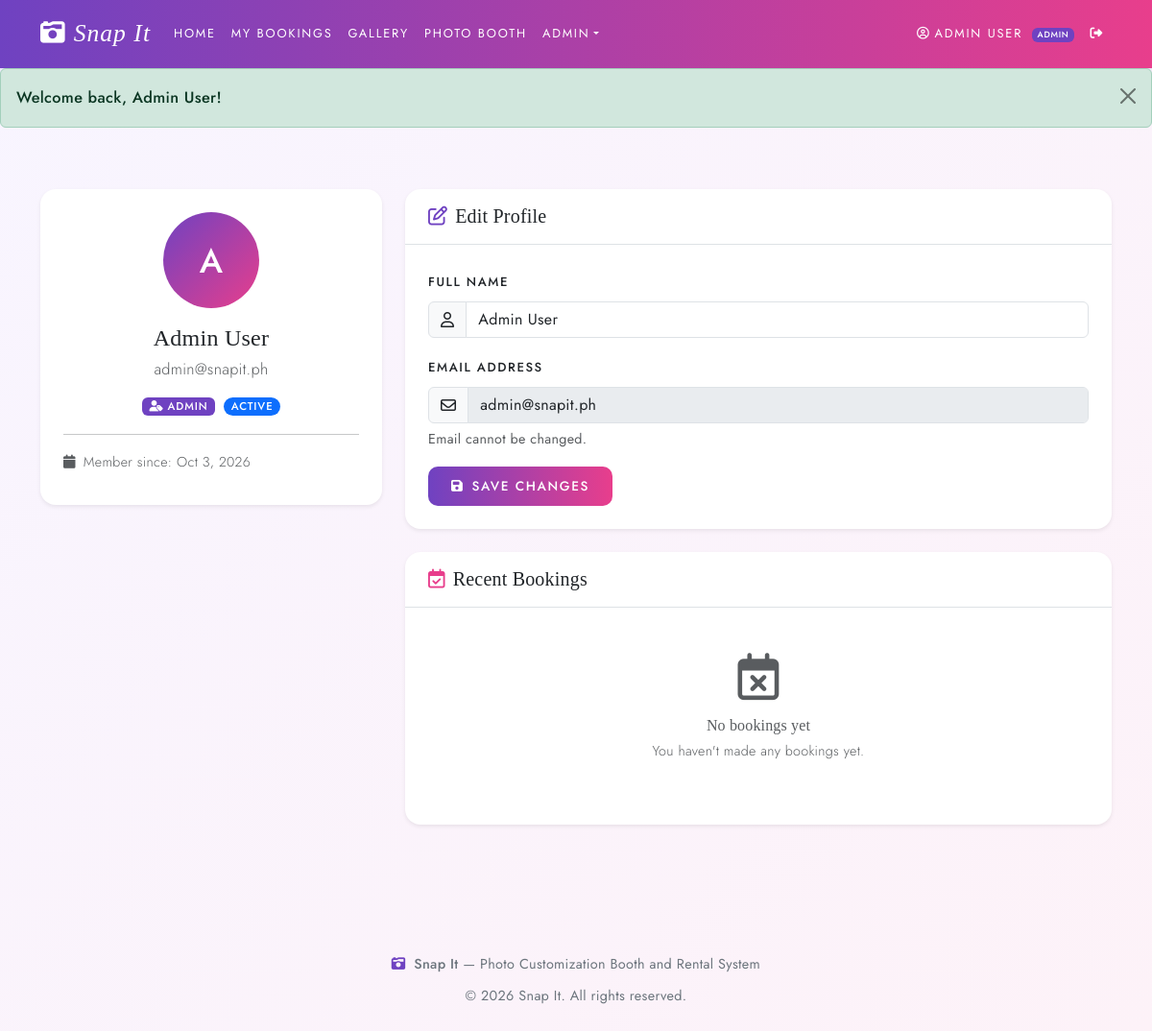
Page /users/profile.php (signed in) on the committed database.
### tables this page shows
CREATE TABLE IF NOT EXISTS users (
    user_id INT PRIMARY KEY AUTO_INCREMENT,
    name VARCHAR(150) NOT NULL,
    email VARCHAR(150) NOT NULL UNIQUE,
    password VARCHAR(255) NOT NULL,
    role ENUM('customer','staff','admin') NOT NULL DEFAULT 'customer',
    status ENUM('active','inactive') NOT NULL DEFAULT 'active',
    created_at DATETIME NOT NULL DEFAULT CURRENT_TIMESTAMP
);

### includes/functions.php (called while the page is built, shortened)
<?php
function e($str) {
    return htmlspecialchars((string)$str, ENT_QUOTES, 'UTF-8');
}
function status_badge_class($status) {
    $map = [
        'pending' => 'bg-warning text-dark',
        'confirmed' => 'bg-info text-dark',
        'paid' => 'bg-success',
        'completed' => 'bg-secondary',
        'cancelled' => 'bg-danger',
        'active' => 'bg-primary',
        'inactive' => 'bg-secondary',
        'printed' => 'bg-success',
        'error' => 'bg-danger',
    ];
    return $map[strtolower($status)] ?? 'bg-secondary';
}
function format_date($dateStr, $withTime = false) {
    $ts = strtotime($dateStr);
    return date('M j, Y', $ts);
}
function site_base() {
    static $base = null;
    if ($base !== null) return $base;
    $script = str_replace('\\', '/', $_SERVER['SCRIPT_NAME']);
    $needle = '/snapit/';
    $pos = strpos($script, $needle);
    if ($pos === false) {
        $base = rtrim(dirname($script), '/');
    } else {
        $base = substr($script, 0, $pos) . '/snapit';
    }
    return $base;
}
function site_url($path = '') {
    $b = site_base();
    if ($path === '') return $b . '/';
    $path = ltrim($path, '/');
    return $b . '/' . $path;
}

### users/profile.php (the view, shortened to what this page needs)
<?php
require_once __DIR__ . '/../includes/functions.php';
require_once __DIR__ . '/../includes/config.php';
$user_id = $_SESSION['user_id'];
$user_stmt = mysqli_prepare($conn, "SELECT user_id, name, email, role, status, created_at FROM users WHERE user_id = ? LIMIT 1");
mysqli_stmt_bind_param($user_stmt, 'i', $user_id);
mysqli_stmt_execute($user_stmt);
$user_result = mysqli_stmt_get_result($user_stmt);
$user = mysqli_fetch_assoc($user_result);
$bookings_stmt = mysqli_prepare($conn, "SELECT b.booking_id, b.event_name, b.event_date, b.start_time, b.duration_hours, b.total_amount, b.status, b.created_at, p.name AS package_name
    FROM bookings b
    LEFT JOIN packages p ON b.package_id = p.package_id
    WHERE b.user_id = ?
    ORDER BY b.created_at DESC
    LIMIT 10");
mysqli_stmt_bind_param($bookings_stmt, 'i', $user_id);
mysqli_stmt_execute($bookings_stmt);
$bookings_result = mysqli_stmt_get_result($bookings_stmt);
require __DIR__ . '/../includes/header.php';
require __DIR__ . '/../includes/alert.php';
?>
<div class="container py-5">
    <div class="row g-4">
        <div class="col-lg-4">
            <div class="card shadow-sm border-0 mb-4">
                <div class="card-body text-center p-4">
                    <div class="mb-3">
                        <div class="avatar-circle mx-auto mb-3 d-flex align-items-center justify-content-center text-white fw-bold"
                            style="width:100px;height:100px;border-radius:50%;background:linear-gradient(135deg,#6f42c1,#e83e8c);font-size:2.2rem">
                            <?= e(strtoupper(substr($user['name'], 0, 1))) ?>
                        </div>
                        <h4 class="fw-bold mb-1"><?= e($user['name']) ?></h4>
                        <p class="text-muted mb-2"><?= e($user['email']) ?></p>
                        <span class="badge badge-snapit"><i class="fa-solid fa-user-tag me-1"></i><?= e(ucfirst($user['role'])) ?></span>
                        <span class="badge rounded-pill ms-1 <?= e(status_badge_class($user['status'])) ?>"><?= e(ucfirst($user['status'])) ?></span>
                    </div>
                    <hr>
                    <div class="text-start small text-muted mt-3">
                        <div class="mb-2"><i class="fa-solid fa-calendar me-2"></i>Member since: <?= e(format_date($user['created_at'])) ?></div>
                    </div>
                </div>
            </div>
        </div>
        <div class="col-lg-8">
            <div class="card shadow-sm border-0 mb-4">
                <div class="card-header bg-transparent py-3 px-4 border-bottom">
                    <h5 class="fw-bold mb-0"><i class="fa-regular fa-pen-to-square me-2" style="color:#6f42c1"></i>Edit Profile</h5>
                </div>
                <div class="card-body p-4">
                    <form action="<?= e(site_url('users/profile.php')) ?>" method="POST" novalidate>
                        <div class="mb-3">
                            <label for="name" class="form-label fw-semibold">Full Name</label>
                            <div class="input-group">
                                <span class="input-group-text"><i class="fa-regular fa-user"></i></span>
                                <input type="text" class="form-control" id="name" name="name"
                                    value="<?= e($user['name']) ?>" required>
                            </div>
                        </div>
                        <div class="mb-3">
                            <label for="email" class="form-label fw-semibold">Email Address</label>
                            <div class="input-group">
                                <span class="input-group-text"><i class="fa-regular fa-envelope"></i></span>
                                <input type="email" class="form-control" id="email" value="<?= e($user['email']) ?>" readonly disabled>
                            </div>
                            <div class="form-text">Email cannot be changed.</div>
                        </div>
                        <button type="submit" class="btn btn-snapit fw-semibold px-4">
                            <i class="fa-solid fa-floppy-disk me-2"></i>Save Changes
                        </button>
                    </form>
                </div>
            </div>
            <div class="card shadow-sm border-0">
                <div class="card-header bg-transparent py-3 px-4 border-bottom d-flex align-items-center justify-content-between">
                    <h5 class="fw-bold mb-0"><i class="fa-regular fa-calendar-check me-2" style="color:#e83e8c"></i>Recent Bookings</h5>
                </div>
                <div class="card-body p-0">
                    <?php if (mysqli_num_rows($bookings_result) > 0): ?>
                        <div class="table-responsive">
                            <table class="table table-hover mb-0 align-middle">
                                <thead class="table-light">
                                    <tr>
                                        <th class="px-4">Booking</th>
                                        <th>Package</th>
                                        <th>Event Date</th>
                                        <th>Amount</th>
                                        <th class="px-4">Status</th>
                                    </tr>
                                </thead>
                                <tbody>
                                    <?php while ($booking = mysqli_fetch_assoc($bookings_result)): ?>
                                        <tr>
                                            <td class="px-4">
                                                <div class="fw-semibold"><?= e($booking['event_name']) ?></div>
                                                <div class="small text-muted">#<?= e(str_pad($booking['booking_id'], 6, '0', STR_PAD_LEFT)) ?></div>
                                            </td>
                                            <td>
                                                <span class="fw-medium"><?= e($booking['package_name'] ?? 'N/A') ?></span>
                                                <div class="small text-muted">
                                                    <i class="fa-regular fa-clock me-1"></i><?= e((int)$booking['duration_hours']) ?>h
                                                </div>
                                            </td>
                                            <td>
                                                <div class="fw-medium"><?= e(format_date($booking['event_date'])) ?></div>
                                                <div class="small text-muted">
                                                    <i class="fa-solid fa-clock me-1"></i><?= e(date('g:i A', strtotime($booking['start_time']))) ?>
                                                </div>
                                            </td>
                                            <td>
                                                <span class="fw-bold" style="color:#6f42c1"><?= e(format_money($booking['total_amount'])) ?></span>
                                            </td>
                                            <td class="px-4">
                                                <span class="badge rounded-pill <?= e(status_badge_class($booking['status'])) ?> px-3 py-2">
                                                    <?= e(ucfirst($booking['status'])) ?>
                                                </span>
                                            </td>
                                        </tr>
                                    <?php endwhile; ?>
                                </tbody>
                            </table>
                        </div>
                    <?php else: ?>
                        <div class="text-center p-5">
                            <i class="fa-regular fa-calendar-xmark fa-3x text-muted mb-3"></i>
                            <h6 class="fw-bold text-muted mb-1">No bookings yet</h6>
                            <p class="text-muted small mb-3">You haven't made any bookings yet.</p>
                        </div>
                    <?php endif; ?>
                </div>
            </div>
        </div>
    </div>
</div>
<?php require __DIR__ . '/../includes/footer.php'; ?>

### includes/style/style.css (style rules this page uses)
:root { --snapit-primary: #6f42c1; --snapit-secondary: #e83e8c; --snapit-accent: #fd7e14; --snapit-dark: #1f1b2e; --snapit-light: #f8f5ff; }
body { font-family: var(--font-body); background: linear-gradient(135deg, #f8f5ff 0%, #fdf2f8 100%); min-height: 100vh; }
.btn-snapit { background: linear-gradient(90deg, var(--snapit-primary), var(--snapit-secondary)); color: #fff; border: none; border-radius: 10px; padding: 10px 22px; font-weight: 600; transition: opacity 0.2s ease; }
.badge-snapit { background: var(--snapit-primary); color: #fff; }
.card { border-radius: 16px; border: 1px solid rgba(111, 66, 193, 0.08); }
.card-header { border-radius: 16px 16px 0 0 !important; }
:root { --font-display: 'Playfair Display', 'Bodoni Moda', Georgia, 'Times New Roman', serif; --font-body: 'Jost', 'Segoe UI', Tahoma, Geneva, Verdana, sans-serif; --snapit-gold: #c9a96e; --bs-body-font-family: var(--font-body); --bs-body-font-size: 1.02rem; --bs-body-font-weight: 400; --bs-body-line-height: 1.75; }
body { font-family: var(--font-body); font-weight: 400; line-height: 1.75; letter-spacing: 0.02em; -webkit-font-smoothing: antialiased; -moz-osx-font-smoothing: grayscale; }
h1, h2, h3, h4, h5, h6, .h1, .h2, .h3, .h4, .h5, .h6, .display-1, .display-2, .display-3, .display-4, .display-5, .display-6, .card-title, .modal-title, .accordion-button { font-family: var(--font-display); font-weight: 500; letter-spacing: 0.01em; line-height: 1.25; font-variant-numeric: lining-nums; font-feature-settings: "lnum" 1; }
input, select, textarea, button, .form-control, .form-select, .form-label, .form-text, .form-check-label, .input-group-text, .btn, .badge, .dropdown-item, .nav-link, .table, .alert, .page-link, .list-group-item { font-family: var(--font-body); }
.form-control, .form-select, textarea { font-weight: 400; font-size: 1rem; letter-spacing: 0.02em; }
.form-control::placeholder, textarea::placeholder { font-weight: 300; opacity: 0.5; }
.form-label { font-weight: 500; font-size: 0.82rem; text-transform: uppercase; letter-spacing: 0.12em; }
.btn { font-weight: 500; font-size: 0.85rem; text-transform: uppercase; letter-spacing: 0.12em; }
.badge { font-weight: 500; letter-spacing: 0.08em; text-transform: uppercase; font-size: 0.7em; }
.fw-bold, .fw-bolder, .fw-semibold { font-weight: 500 !important; }
.text-muted, .small, small { font-weight: 300; }

### rows in the picture
users: name "A", name "Admin User", email "admin@snapit.ph", role "ADMIN", status "ACTIVE", created_at "Oct 3, 2026"

### other values in the picture
$_SESSION['name'] "ADMIN USER"
$_SESSION['role'] "ADMIN"
$flash['message'] "Welcome back, Admin User!"
